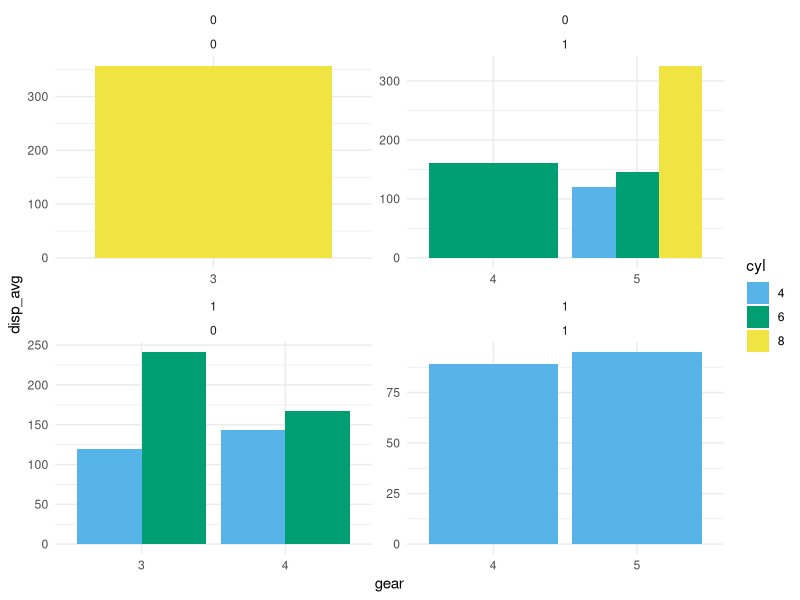
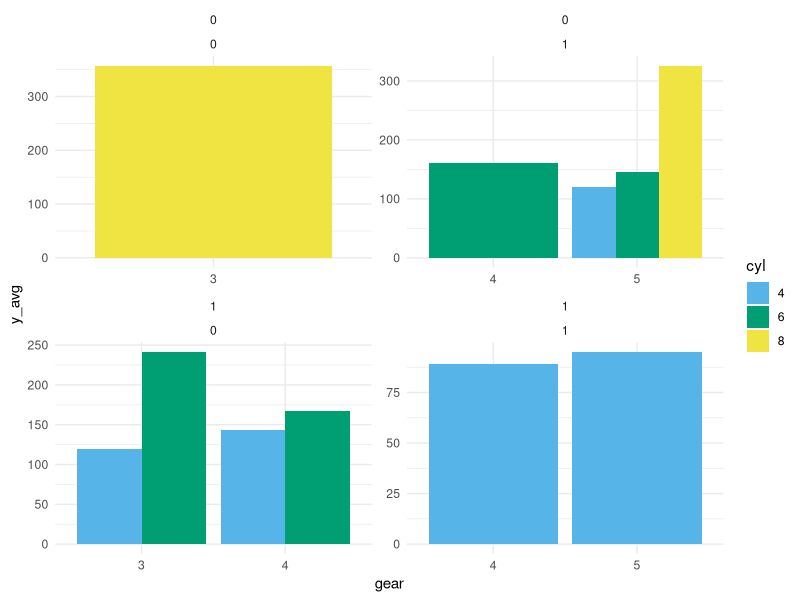

The R script that drew these images, in order: (Note: this script raises an error after producing the figures.)
## ---- chunk 1

xfun::pkg_attach(
  "knitr",
  "data.table",
  "ggplot2",
  "rlang",
  "dplyr",
  "magrittr",
  "ggthemes"
)

opts_chunk$set(
  message = FALSE,
  warning = FALSE,
  echo = TRUE
)

# Create a data.table version of the mtcars data set. I explicitly specified to exclude rownames just to be clear (The default in data.table is FALSE).
dt_mtcars <- data.table(mtcars, keep.rownames = FALSE)

# Convert some columns from numeric to factor. I am not sure if this is the most
# efficient way to update multiple columns in data.table, but it works for my
# purposes.
dt_mtcars[
  ,
  c("cyl", "vs", "am", "gear") := 
    lapply(.SD, factor),
  .SDcols = c("cyl", "vs", "am", "gear")
]

## ---- chunk 2

dt_mtcars[
  ,
  .(disp_avg = mean(disp)),
  .(cyl, vs, am, gear)
] %>% 
  ggplot(
    aes(gear, disp_avg, fill = cyl)
  ) +
  geom_col(position = "dodge") +
  facet_wrap(
    vars(vs, am),
    ncol = 2,
    scales = "free"
  ) +
  scale_fill_pander() +
  theme_minimal()

## ---- chunk 3

plot_with_dplyr_rlang <- function(
  data_tibble, 
  x, y, fill, 
  facet_1, facet_2
) {
  # Quote column names in arguments
  x <- rlang::enquo(x)
  y <- rlang::enquo(y)
  fill <- rlang::enquo(fill)
  facet_1 <- rlang::enquo(facet_1)
  facet_2 <- rlang::enquo(facet_2)
  
  data_tibble %>% 
    # All the !! are necessary to retrieve the variable name stored in the
    # arguments. Group by explanatory variables
    dplyr::group_by(!!x, !!fill, !!facet_1, !!facet_2) %>% 
    # Compute average of response variable
    dplyr::summarise(y_avg = mean(!!y)) %>% 
    ggplot2::ggplot(
      ggplot2::aes(
        x = !!x,
        y = y_avg,
        fill = !!fill
      )
    ) +
    geom_col(position = "dodge") +
    facet_wrap(
      vars(!!facet_1, !!facet_2),
      ncol = 2,
      scales = "free"
    ) +
    scale_fill_pander() +
    theme_minimal() 
}

dt_mtcars %>% 
  plot_with_dplyr_rlang(
    gear,
    disp,
    fill = cyl,
    facet_1 = vs,
    facet_2 = am
  )

## ---- chunk 4

plot_with_data.table_rlang <- function(
  data_data.table,
  x, y,
  fill, facet_1, facet_2
) {
  # Quote column names in arguments
    x <- rlang::enquo(x)
    y <- rlang::enquo(y)
    fill <- rlang::enquo(fill)
    facet_1 <- rlang::enquo(facet_1)
    facet_2 <- rlang::enquo(facet_2)
    
  data_data.table[
    ,
    # Compute average of response variable
    .(y_avg = mean(!!y)),
    # Group by explanatory variables
    .(!!x, !!fill, !!facet_1, !!facet_2)
  ] %>% 
    ggplot2::ggplot(
        ggplot2::aes(
          x = !!x,
          y = y_avg,
          fill = !!fill
        )
      ) +
      geom_col(position = "dodge") +
      facet_wrap(
        vars(!!facet_1, !!facet_2),
        ncol = 2,
        scales = "free"
      ) +
      scale_fill_pander() +
      theme_minimal()
} 

dt_mtcars %>% 
  plot_with_data.table_rlang(
    gear,
    disp,
    fill = cyl,
    facet_1 = vs,
    facet_2 = am
  )

## ---- chunk 5

# I want to capture object names in objects, so I can refer to the captured
# objects in the objects with !!
average_this <- as.name("disp")
group_with_this <- as.name("cyl")

dt_mtcars %>%
  group_by(!!group_with_this) %>% 
  summarise(average = mean(!!average_this))

## ---- chunk 6

dt_mtcars[
  ,
  .(average = mean(!!average_this)),
  !!group_with_this
]

## ---- chunk 7

sessioninfo::session_info()
